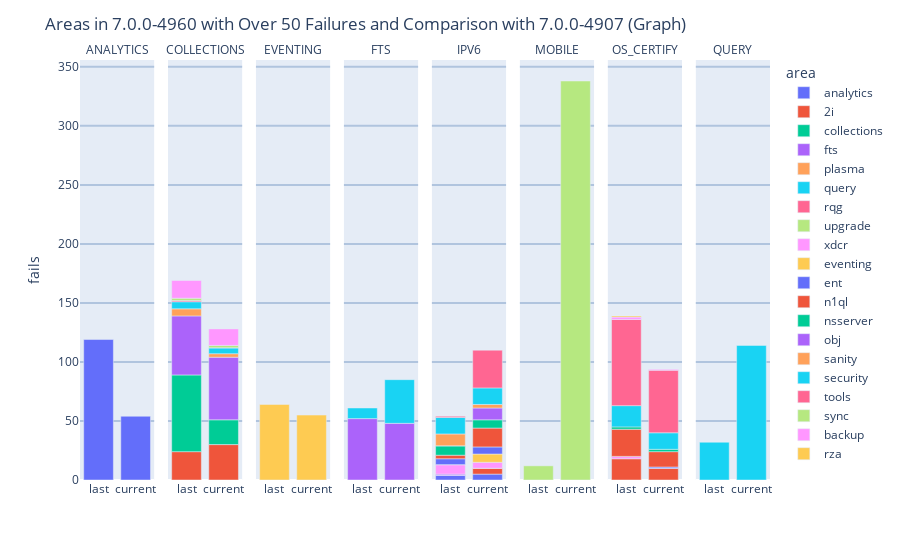

The code cell stored with this chart in its notebook:
### Markdown cell above
Hover over a bar for more information. You can click on each area's name to the right of the bar chart to toggle the data from that area, or double click on an area to isolate that area. You can double click on a hidden area to toggle all data back to shown.

### Code cell
newSet = []
for item in sortdf50:
    current = item.pop('CurrentFailed')
    last = item.pop('LastFailed')
    currentFails = {"fails": current, "ver": "current"}
    lastFails = {"fails": last, "ver": "last"}
    newSet.append({**lastFails, **item})
    newSet.append({**currentFails, **item})
    
df50 = pd.DataFrame(newSet)

all_fig = px.bar(df50, y=df50.fails, x=df50.ver, color=df50.area, facet_col=df50.component, facet_col_wrap=8)

all_fig.for_each_annotation(lambda a: a.update(text=a.text.replace("component=", "")))
all_fig.update_xaxes(title_text='')
all_fig.update_yaxes(gridcolor='lightsteelblue', gridwidth=2)
all_fig.update_layout(height=600*math.ceil(len(set(df50.component))/8), title=f"Areas in {weekly_builds[0]} with Over 50 Failures and Comparison with {weekly_builds[1]} (Graph)", hoverlabel=dict(bgcolor="white"))

all_fig.show()

### Figure 1 — Plotly figure (JSON) as saved in the notebook; plotly's stock layout.template omitted (floating-point values rounded to 4 significant figures)
{"data": [{"alignmentgroup": "True", "hovertemplate": "area=analytics<br>component=ANALYTICS<br>ver=%{x}<br>fails=%{y}<extra></extra>", "legendgroup": "analytics", "marker": {"color": "#636efa", "pattern": {"shape": ""}}, "name": "analytics", "offsetgroup": "analytics", "orientation": "v", "showlegend": true, "textposition": "auto", "type": "bar", "x": ["last", "current"], "xaxis": "x", "y": [119, 54], "yaxis": "y"}, {"alignmentgroup": "True", "hovertemplate": "area=analytics<br>component=IPV6<br>ver=%{x}<br>fails=%{y}<extra></extra>", "legendgroup": "analytics", "marker": {"color": "#636efa", "pattern": {"shape": ""}}, "name": "analytics", "offsetgroup": "analytics", "orientation": "v", "showlegend": false, "textposition": "auto", "type": "bar", "x": ["last", "current"], "xaxis": "x5", "y": [4, 5], "yaxis": "y5"}, {"alignmentgroup": "True", "hovertemplate": "area=2i<br>component=COLLECTIONS<br>ver=%{x}<br>fails=%{y}<extra></extra>", "legendgroup": "2i", "marker": {"color": "#EF553B", "pattern": {"shape": ""}}, "name": "2i", "offsetgroup": "2i", "orientation": "v", "showlegend": true, "textposition": "auto", "type": "bar", "x": ["last", "current"], "xaxis": "x2", "y": [24, 30], "yaxis": "y2"}, {"alignmentgroup": "True", "hovertemplate": "area=2i<br>component=IPV6<br>ver=%{x}<br>fails=%{y}<extra></extra>", "legendgroup": "2i", "marker": {"color": "#EF553B", "pattern": {"shape": ""}}, "name": "2i", "offsetgroup": "2i", "orientation": "v", "showlegend": false, "textposition": "auto", "type": "bar", "x": ["last", "current"], "xaxis": "x5", "y": [0, 5], "yaxis": "y5"}, {"alignmentgroup": "True", "hovertemplate": "area=2i<br>component=OS_CERTIFY<br>ver=%{x}<br>fails=%{y}<extra></extra>", "legendgroup": "2i", "marker": {"color": "#EF553B", "pattern": {"shape": ""}}, "name": "2i", "offsetgroup": "2i", "orientation": "v", "showlegend": false, "textposition": "auto", "type": "bar", "x": ["last", "current"], "xaxis": "x7", "y": [18, 10], "yaxis": "y7"}, {"alignmentgroup": "True", "hovertemplate": "area=collections<br>component=COLLECTIONS<br>ver=%{x}<br>fails=%{y}<extra></extra>", "legendgroup": "collections", "marker": {"color": "#00cc96", "pattern": {"shape": ""}}, "name": "collections", "offsetgroup": "collections", "orientation": "v", "showlegend": true, "textposition": "auto", "type": "bar", "x": ["last", "current"], "xaxis": "x2", "y": [65, 21], "yaxis": "y2"}, {"alignmentgroup": "True", "hovertemplate": "area=fts<br>component=COLLECTIONS<br>ver=%{x}<br>fails=%{y}<extra></extra>", "legendgroup": "fts", "marker": {"color": "#ab63fa", "pattern": {"shape": ""}}, "name": "fts", "offsetgroup": "fts", "orientation": "v", "showlegend": true, "textposition": "auto", "type": "bar", "x": ["last", "current"], "xaxis": "x2", "y": [50, 53], "yaxis": "y2"}, {"alignmentgroup": "True", "hovertemplate": "area=fts<br>component=FTS<br>ver=%{x}<br>fails=%{y}<extra></extra>", "legendgroup": "fts", "marker": {"color": "#ab63fa", "pattern": {"shape": ""}}, "name": "fts", "offsetgroup": "fts", "orientation": "v", "showlegend": false, "textposition": "auto", "type": "bar", "x": ["last", "current"], "xaxis": "x4", "y": [52, 48], "yaxis": "y4"}, {"alignmentgroup": "True", "hovertemplate": "area=fts<br>component=IPV6<br>ver=%{x}<br>fails=%{y}<extra></extra>", "legendgroup": "fts", "marker": {"color": "#ab63fa", "pattern": {"shape": ""}}, "name": "fts", "offsetgroup": "fts", "orientation": "v", "showlegend": false, "textposition": "auto", "type": "bar", "x": ["last", "current"], "xaxis": "x5", "y": [1, 0], "yaxis": "y5"}, {"alignmentgroup": "True", "hovertemplate": "area=plasma<br>component=COLLECTIONS<br>ver=%{x}<br>fails=%{y}<extra></extra>", "legendgroup": "plasma", "marker": {"color": "#FFA15A", "pattern": {"shape": ""}}, "name": "plasma", "offsetgroup": "plasma", "orientation": "v", "showlegend": true, "textposition": "auto", "type": "bar", "x": ["last", "current"], "xaxis": "x2", "y": [6, 3], "yaxis": "y2"}, {"alignmentgroup": "True", "hovertemplate": "area=query<br>component=COLLECTIONS<br>ver=%{x}<br>fails=%{y}<extra></extra>", "legendgroup": "query", "marker": {"color": "#19d3f3", "pattern": {"shape": ""}}, "name": "query", "offsetgroup": "query", "orientation": "v", "showlegend": true, "textposition": "auto", "type": "bar", "x": ["last", "current"], "xaxis": "x2", "y": [6, 5], "yaxis": "y2"}, {"alignmentgroup": "True", "hovertemplate": "area=query<br>component=FTS<br>ver=%{x}<br>fails=%{y}<extra></extra>", "legendgroup": "query", "marker": {"color": "#19d3f3", "pattern": {"shape": ""}}, "name": "query", "offsetgroup": "query", "orientation": "v", "showlegend": false, "textposition": "auto", "type": "bar", "x": ["last", "current"], "xaxis": "x4", "y": [9, 37], "yaxis": "y4"}, {"alignmentgroup": "True", "hovertemplate": "area=query<br>component=QUERY<br>ver=%{x}<br>fails=%{y}<extra></extra>", "legendgroup": "query", "marker": {"color": "#19d3f3", "pattern": {"shape": ""}}, "name": "query", "offsetgroup": "query", "orientation": "v", "showlegend": false, "textposition": "auto", "type": "bar", "x": ["last", "current"], "xaxis": "x8", "y": [32, 114], "yaxis": "y8"}, {"alignmentgroup": "True", "hovertemplate": "area=rqg<br>component=COLLECTIONS<br>ver=%{x}<br>fails=%{y}<extra></extra>", "legendgroup": "rqg", "marker": {"color": "#FF6692", "pattern": {"shape": ""}}, "name": "rqg", "offsetgroup": "rqg", "orientation": "v", "showlegend": true, "textposition": "auto", "type": "bar", "x": ["last", "current"], "xaxis": "x2", "y": [1, 0], "yaxis": "y2"}, {"alignmentgroup": "True", "hovertemplate": "area=upgrade<br>component=COLLECTIONS<br>ver=%{x}<br>fails=%{y}<extra></extra>", "legendgroup": "upgrade", "marker": {"color": "#B6E880", "pattern": {"shape": ""}}, "name": "upgrade", "offsetgroup": "upgrade", "orientation": "v", "showlegend": true, "textposition": "auto", "type": "bar", "x": ["last", "current"], "xaxis": "x2", "y": [2, 2], "yaxis": "y2"}, {"alignmentgroup": "True", "hovertemplate": "area=xdcr<br>component=COLLECTIONS<br>ver=%{x}<br>fails=%{y}<extra></extra>", "legendgroup": "xdcr", "marker": {"color": "#FF97FF", "pattern": {"shape": ""}}, "name": "xdcr", "offsetgroup": "xdcr", "orientation": "v", "showlegend": true, "textposition": "auto", "type": "bar", "x": ["last", "current"], "xaxis": "x2", "y": [15, 14], "yaxis": "y2"}, {"alignmentgroup": "True", "hovertemplate": "area=xdcr<br>component=IPV6<br>ver=%{x}<br>fails=%{y}<extra></extra>", "legendgroup": "xdcr", "marker": {"color": "#FF97FF", "pattern": {"shape": ""}}, "name": "xdcr", "offsetgroup": "xdcr", "orientation": "v", "showlegend": false, "textposition": "auto", "type": "bar", "x": ["last", "current"], "xaxis": "x5", "y": [8, 5], "yaxis": "y5"}, {"alignmentgroup": "True", "hovertemplate": "area=xdcr<br>component=OS_CERTIFY<br>ver=%{x}<br>fails=%{y}<extra></extra>", "legendgroup": "xdcr", "marker": {"color": "#FF97FF", "pattern": {"shape": ""}}, "name": "xdcr", "offsetgroup": "xdcr", "orientation": "v", "showlegend": false, "textposition": "auto", "type": "bar", "x": ["last", "current"], "xaxis": "x7", "y": [2, 0], "yaxis": "y7"}, {"alignmentgroup": "True", "hovertemplate": "area=eventing<br>component=EVENTING<br>ver=%{x}<br>fails=%{y}<extra></extra>", "legendgroup": "eventing", "marker": {"color": "#FECB52", "pattern": {"shape": ""}}, "name": "eventing", "offsetgroup": "eventing", "orientation": "v", "showlegend": true, "textposition": "auto", "type": "bar", "x": ["last", "current"], "xaxis": "x3", "y": [64, 55], "yaxis": "y3"}, {"alignmentgroup": "True", "hovertemplate": "area=eventing<br>component=IPV6<br>ver=%{x}<br>fails=%{y}<extra></extra>", "legendgroup": "eventing", "marker": {"color": "#FECB52", "pattern": {"shape": ""}}, "name": "eventing", "offsetgroup": "eventing", "orientation": "v", "showlegend": false, "textposition": "auto", "type": "bar", "x": ["last", "current"], "xaxis": "x5", "y": [0, 7], "yaxis": "y5"}, {"alignmentgroup": "True", "hovertemplate": "area=ent<br>component=IPV6<br>ver=%{x}<br>fails=%{y}<extra></extra>", "legendgroup": "ent", "marker": {"color": "#636efa", "pattern": {"shape": ""}}, "name": "ent", "offsetgroup": "ent", "orientation": "v", "showlegend": true, "textposition": "auto", "type": "bar", "x": ["last", "current"], "xaxis": "x5", "y": [5, 6], "yaxis": "y5"}, {"alignmentgroup": "True", "hovertemplate": "area=ent<br>component=OS_CERTIFY<br>ver=%{x}<br>fails=%{y}<extra></extra>", "legendgroup": "ent", "marker": {"color": "#636efa", "pattern": {"shape": ""}}, "name": "ent", "offsetgroup": "ent", "orientation": "v", "showlegend": false, "textposition": "auto", "type": "bar", "x": ["last", "current"], "xaxis": "x7", "y": [0, 1], "yaxis": "y7"}, {"alignmentgroup": "True", "hovertemplate": "area=n1ql<br>component=IPV6<br>ver=%{x}<br>fails=%{y}<extra></extra>", "legendgroup": "n1ql", "marker": {"color": "#EF553B", "pattern": {"shape": ""}}, "name": "n1ql", "offsetgroup": "n1ql", "orientation": "v", "showlegend": true, "textposition": "auto", "type": "bar", "x": ["last", "current"], "xaxis": "x5", "y": [3, 16], "yaxis": "y5"}, {"alignmentgroup": "True", "hovertemplate": "area=n1ql<br>component=OS_CERTIFY<br>ver=%{x}<br>fails=%{y}<extra></extra>", "legendgroup": "n1ql", "marker": {"color": "#EF553B", "pattern": {"shape": ""}}, "name": "n1ql", "offsetgroup": "n1ql", "orientation": "v", "showlegend": false, "textposition": "auto", "type": "bar", "x": ["last", "current"], "xaxis": "x7", "y": [23, 13], "yaxis": "y7"}, {"alignmentgroup": "True", "hovertemplate": "area=nsserver<br>component=IPV6<br>ver=%{x}<br>fails=%{y}<extra></extra>", "legendgroup": "nsserver", "marker": {"color": "#00cc96", "pattern": {"shape": ""}}, "name": "nsserver", "offsetgroup": "nsserver", "orientation": "v", "showlegend": true, "textposition": "auto", "type": "bar", "x": ["last", "current"], "xaxis": "x5", "y": [8, 7], "yaxis": "y5"}, {"alignmentgroup": "True", "hovertemplate": "area=nsserver<br>component=OS_CERTIFY<br>ver=%{x}<br>fails=%{y}<extra></extra>", "legendgroup": "nsserver", "marker": {"color": "#00cc96", "pattern": {"shape": ""}}, "name": "nsserver", "offsetgroup": "nsserver", "orientation": "v", "showlegend": false, "textposition": "auto", "type": "bar", "x": ["last", "current"], "xaxis": "x7", "y": [2, 2], "yaxis": "y7"}, {"alignmentgroup": "True", "hovertemplate": "area=obj<br>component=IPV6<br>ver=%{x}<br>fails=%{y}<extra></extra>", "legendgroup": "obj", "marker": {"color": "#ab63fa", "pattern": {"shape": ""}}, "name": "obj", "offsetgroup": "obj", "orientation": "v", "showlegend": true, "textposition": "auto", "type": "bar", "x": ["last", "current"], "xaxis": "x5", "y": [0, 10], "yaxis": "y5"}, {"alignmentgroup": "True", "hovertemplate": "area=sanity<br>component=IPV6<br>ver=%{x}<br>fails=%{y}<extra></extra>", "legendgroup": "sanity", "marker": {"color": "#FFA15A", "pattern": {"shape": ""}}, "name": "sanity", "offsetgroup": "sanity", "orientation": "v", "showlegend": true, "textposition": "auto", "type": "bar", "x": ["last", "current"], "xaxis": "x5", "y": [10, 3], "yaxis": "y5"}, {"alignmentgroup": "True", "hovertemplate": "area=security<br>component=IPV6<br>ver=%{x}<br>fails=%{y}<extra></extra>", "legendgroup": "security", "marker": {"color": "#19d3f3", "pattern": {"shape": ""}}, "name": "security", "offsetgroup": "security", "orientation": "v", "showlegend": true, "textposition": "auto", "type": "bar", "x": ["last", "current"], "xaxis": "x5", "y": [14, 14], "yaxis": "y5"}, {"alignmentgroup": "True", "hovertemplate": "area=security<br>component=OS_CERTIFY<br>ver=%{x}<br>fails=%{y}<extra></extra>", "legendgroup": "security", "marker": {"color": "#19d3f3", "pattern": {"shape": ""}}, "name": "security", "offsetgroup": "security", "orientation": "v", "showlegend": false, "textposition": "auto", "type": "bar", "x": ["last", "current"], "xaxis": "x7", "y": [18, 14], "yaxis": "y7"}, {"alignmentgroup": "True", "hovertemplate": "area=tools<br>component=IPV6<br>ver=%{x}<br>fails=%{y}<extra></extra>", "legendgroup": "tools", "marker": {"color": "#FF6692", "pattern": {"shape": ""}}, "name": "tools", "offsetgroup": "tools", "orientation": "v", "showlegend": true, "textposition": "auto", "type": "bar", "x": ["last", "current"], "xaxis": "x5", "y": [1, 32], "yaxis": "y5"}, {"alignmentgroup": "True", "hovertemplate": "area=tools<br>component=OS_CERTIFY<br>ver=%{x}<br>fails=%{y}<extra></extra>", "legendgroup": "tools", "marker": {"color": "#FF6692", "pattern": {"shape": ""}}, "name": "tools", "offsetgroup": "tools", "orientation": "v", "showlegend": false, "textposition": "auto", "type": "bar", "x": ["last", "current"], "xaxis": "x7", "y": [73, 53], "yaxis": "y7"}, {"alignmentgroup": "True", "hovertemplate": "area=sync<br>component=MOBILE<br>ver=%{x}<br>fails=%{y}<extra></extra>", "legendgroup": "sync", "marker": {"color": "#B6E880", "pattern": {"shape": ""}}, "name": "sync", "offsetgroup": "sync", "orientation": "v", "showlegend": true, "textposition": "auto", "type": "bar", "x": ["last", "current"], "xaxis": "x6", "y": [12, 338], "yaxis": "y6"}, {"alignmentgroup": "True", "hovertemplate": "area=backup<br>component=OS_CERTIFY<br>ver=%{x}<br>fails=%{y}<extra></extra>", "legendgroup": "backup", "marker": {"color": "#FF97FF", "pattern": {"shape": ""}}, "name": "backup", "offsetgroup": "backup", "orientation": "v", "showlegend": true, "textposition": "auto", "type": "bar", "x": ["last", "current"], "xaxis": "x7", "y": [2, 1], "yaxis": "y7"}, {"alignmentgroup": "True", "hovertemplate": "area=rza<br>component=OS_CERTIFY<br>ver=%{x}<br>fails=%{y}<extra></extra>", "legendgroup": "rza", "marker": {"color": "#FECB52", "pattern": {"shape": ""}}, "name": "rza", "offsetgroup": "rza", "orientation": "v", "showlegend": true, "textposition": "auto", "type": "bar", "x": ["last", "current"], "xaxis": "x7", "y": [1, 0], "yaxis": "y7"}], "layout": {"annotations": [{"font": {}, "showarrow": false, "text": "ANALYTICS", "x": 0.05375, "xanchor": "center", "xref": "paper", "y": 1, "yanchor": "bottom", "yref": "paper"}, {"font": {}, "showarrow": false, "text": "COLLECTIONS", "x": 0.1812, "xanchor": "center", "xref": "paper", "y": 1, "yanchor": "bottom", "yref": "paper"}, {"font": {}, "showarrow": false, "text": "EVENTING", "x": 0.3087, "xanchor": "center", "xref": "paper", "y": 1, "yanchor": "bottom", "yref": "paper"}, {"font": {}, "showarrow": false, "text": "FTS", "x": 0.4363, "xanchor": "center", "xref": "paper", "y": 1, "yanchor": "bottom", "yref": "paper"}, {"font": {}, "showarrow": false, "text": "IPV6", "x": 0.5637, "xanchor": "center", "xref": "paper", "y": 1, "yanchor": "bottom", "yref": "paper"}, {"font": {}, "showarrow": false, "text": "MOBILE", "x": 0.6912, "xanchor": "center", "xref": "paper", "y": 1, "yanchor": "bottom", "yref": "paper"}, {"font": {}, "showarrow": false, "text": "OS_CERTIFY", "x": 0.8188, "xanchor": "center", "xref": "paper", "y": 1, "yanchor": "bottom", "yref": "paper"}, {"font": {}, "showarrow": false, "text": "QUERY", "x": 0.9463, "xanchor": "center", "xref": "paper", "y": 1, "yanchor": "bottom", "yref": "paper"}], "autosize": true, "barmode": "relative", "hoverlabel": {"bgcolor": "white"}, "legend": {"title": {"text": "area"}, "tracegroupgap": 0}, "margin": {"t": 60}, "title": {"text": "Areas in 7.0.0-4960 with Over 50 Failures and Comparison with 7.0.0-4907 (Graph)"}, "xaxis": {"anchor": "y", "autorange": true, "domain": [0, 0.1075], "range": [-0.5, 1.5], "title": {"text": ""}, "type": "category"}, "xaxis2": {"anchor": "y2", "autorange": true, "domain": [0.1275, 0.235], "matches": "x", "range": [-0.5, 1.5], "title": {"text": ""}, "type": "category"}, "xaxis3": {"anchor": "y3", "autorange": true, "domain": [0.255, 0.3625], "matches": "x", "range": [-0.5, 1.5], "title": {"text": ""}, "type": "category"}, "xaxis4": {"anchor": "y4", "autorange": true, "domain": [0.3825, 0.49], "matches": "x", "range": [-0.5, 1.5], "title": {"text": ""}, "type": "category"}, "xaxis5": {"anchor": "y5", "autorange": true, "domain": [0.51, 0.6175], "matches": "x", "range": [-0.5, 1.5], "title": {"text": ""}, "type": "category"}, "xaxis6": {"anchor": "y6", "autorange": true, "domain": [0.6375, 0.745], "matches": "x", "range": [-0.5, 1.5], "title": {"text": ""}, "type": "category"}, "xaxis7": {"anchor": "y7", "autorange": true, "domain": [0.765, 0.8725], "matches": "x", "range": [-0.5, 1.5], "title": {"text": ""}, "type": "category"}, "xaxis8": {"anchor": "y8", "autorange": true, "domain": [0.8925, 1], "matches": "x", "range": [-0.5, 1.5], "title": {"text": ""}, "type": "category"}, "yaxis": {"anchor": "x", "autorange": true, "domain": [0, 1], "gridcolor": "lightsteelblue", "gridwidth": 2, "range": [0, 355.8], "title": {"text": "fails"}, "type": "linear"}, "yaxis2": {"anchor": "x2", "autorange": true, "domain": [0, 1], "gridcolor": "lightsteelblue", "gridwidth": 2, "matches": "y", "range": [0, 355.8], "showticklabels": false, "type": "linear"}, "yaxis3": {"anchor": "x3", "autorange": true, "domain": [0, 1], "gridcolor": "lightsteelblue", "gridwidth": 2, "matches": "y", "range": [0, 355.8], "showticklabels": false, "type": "linear"}, "yaxis4": {"anchor": "x4", "autorange": true, "domain": [0, 1], "gridcolor": "lightsteelblue", "gridwidth": 2, "matches": "y", "range": [0, 355.8], "showticklabels": false, "type": "linear"}, "yaxis5": {"anchor": "x5", "autorange": true, "domain": [0, 1], "gridcolor": "lightsteelblue", "gridwidth": 2, "matches": "y", "range": [0, 355.8], "showticklabels": false, "type": "linear"}, "yaxis6": {"anchor": "x6", "autorange": true, "domain": [0, 1], "gridcolor": "lightsteelblue", "gridwidth": 2, "matches": "y", "range": [0, 355.8], "showticklabels": false, "type": "linear"}, "yaxis7": {"anchor": "x7", "autorange": true, "domain": [0, 1], "gridcolor": "lightsteelblue", "gridwidth": 2, "matches": "y", "range": [0, 355.8], "showticklabels": false, "type": "linear"}, "yaxis8": {"anchor": "x8", "autorange": true, "domain": [0, 1], "gridcolor": "lightsteelblue", "gridwidth": 2, "matches": "y", "range": [0, 355.8], "showticklabels": false, "type": "linear"}}}
